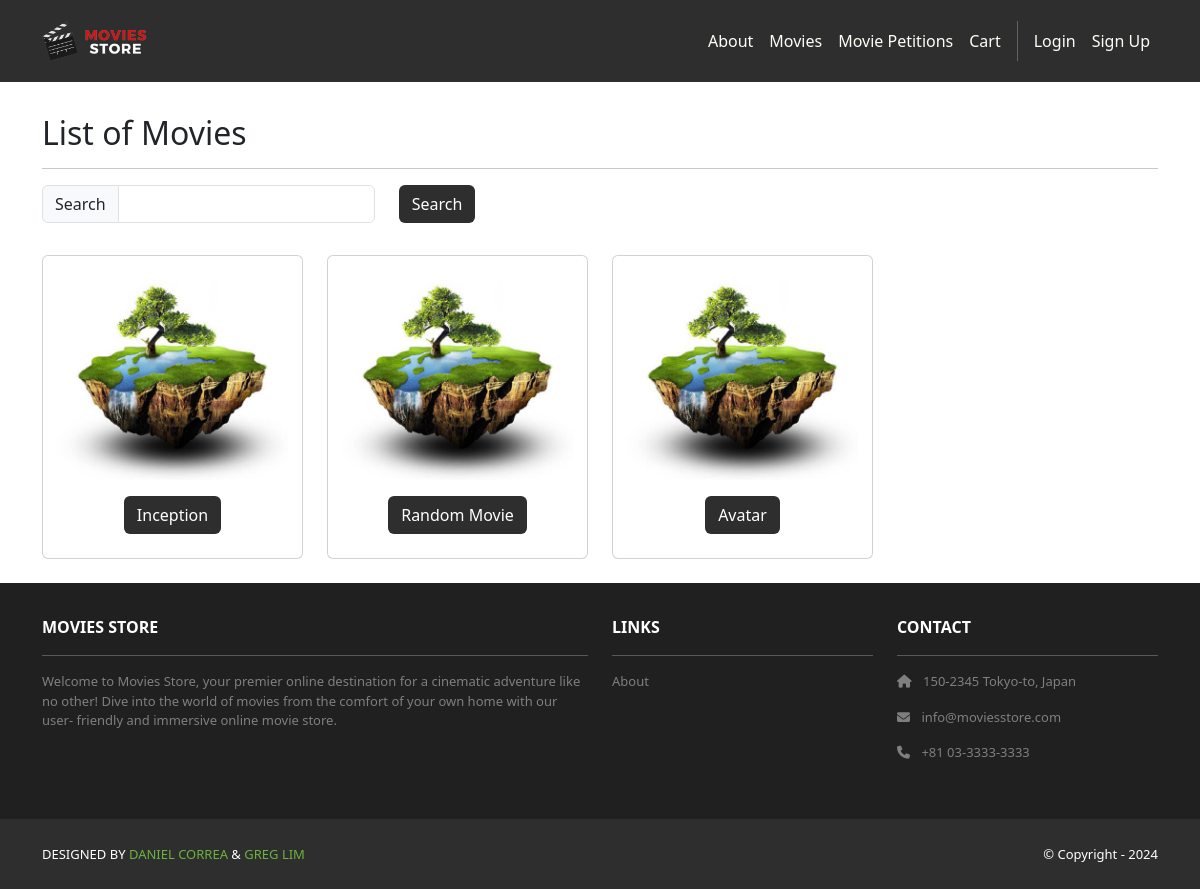
Page /movies/ on the committed database.
### movies/models.py (models this page shows, shortened)
class Movie(models.Model):
    id = models.AutoField(primary_key=True)
    name = models.CharField(max_length=255)
    price = models.IntegerField()
    description = models.TextField()
    image = models.ImageField(upload_to='movie_images/')

### movies/views.py (the view)
# urls.py: path('', views.index, name='cart.index'),
def index(request):
    search_term = request.GET.get('search')
    if search_term:
        movies_qs = Movie.objects.filter(name__icontains=search_term)
    else:
        movies_qs = Movie.objects.all()
    if request.user.is_authenticated:
        hidden_ids = HiddenMovie.objects.filter(user=request.user).values_list('movie_id', flat=True)
        movies_qs = movies_qs.exclude(id__in=list(hidden_ids))
    movies = movies_qs
    template_data = {}
    template_data['title'] = 'Movies'
    template_data['movies'] = movies
    return render(request, 'movies/index.html',
                  {'template_data': template_data})

### movies/templates/movies/index.html (shortened to what this page needs)
{% extends 'base.html' %}
{% block content %}
{% load static %}
<div class="p-3">
  <div class="container">
    <div class="row mt-3">
      <div class="col mx-auto mb-3">
        <h2>List of Movies</h2>
        <hr />
        <p class="card-text">
          <form method="GET">
            <div class="row">
              <div class="col-auto">
                <div class="input-group col-auto">
                  <div class="input-group-text">
                    Search</div>
                  <input type="text" class="form-control"
                    name="search">
                </div>
              </div>
              <div class="col-auto">
                <button class="btn bg-dark text-white"
                  type="submit">Search</button>
              </div>
            </div>
          </form>
        </p>
      </div>
    </div>
    <div class="row">
      {% for movie in template_data.movies %}
      <div class="col-md-4 col-lg-3 mb-2">
        <div class="p-2 card align-items-center pt-4">
          <img src="{{ movie.image.url }}"
            class="card-img-top rounded img-card-200">
          <div class="card-body text-center">
            <a href="{% url 'movies.show' id=movie.id %}"
              class="btn bg-dark text-white">
              {{ movie.name }}
            </a>
          </div>
        </div>
      </div>
      {% endfor %}
    </div>
  </div>
</div>
{% endblock content %}

### moviesstore/static/css/style.css (style rules this page uses)
.bg-dark { background-color: #2E2E2E !important; }
.img-card-200 { width: fit-content; max-height: 200px; }

### rows in the picture
Movie: image (picture), name "Inception"
Movie: image (picture), name "Random Movie"
Movie: image (picture), name "Avatar"
